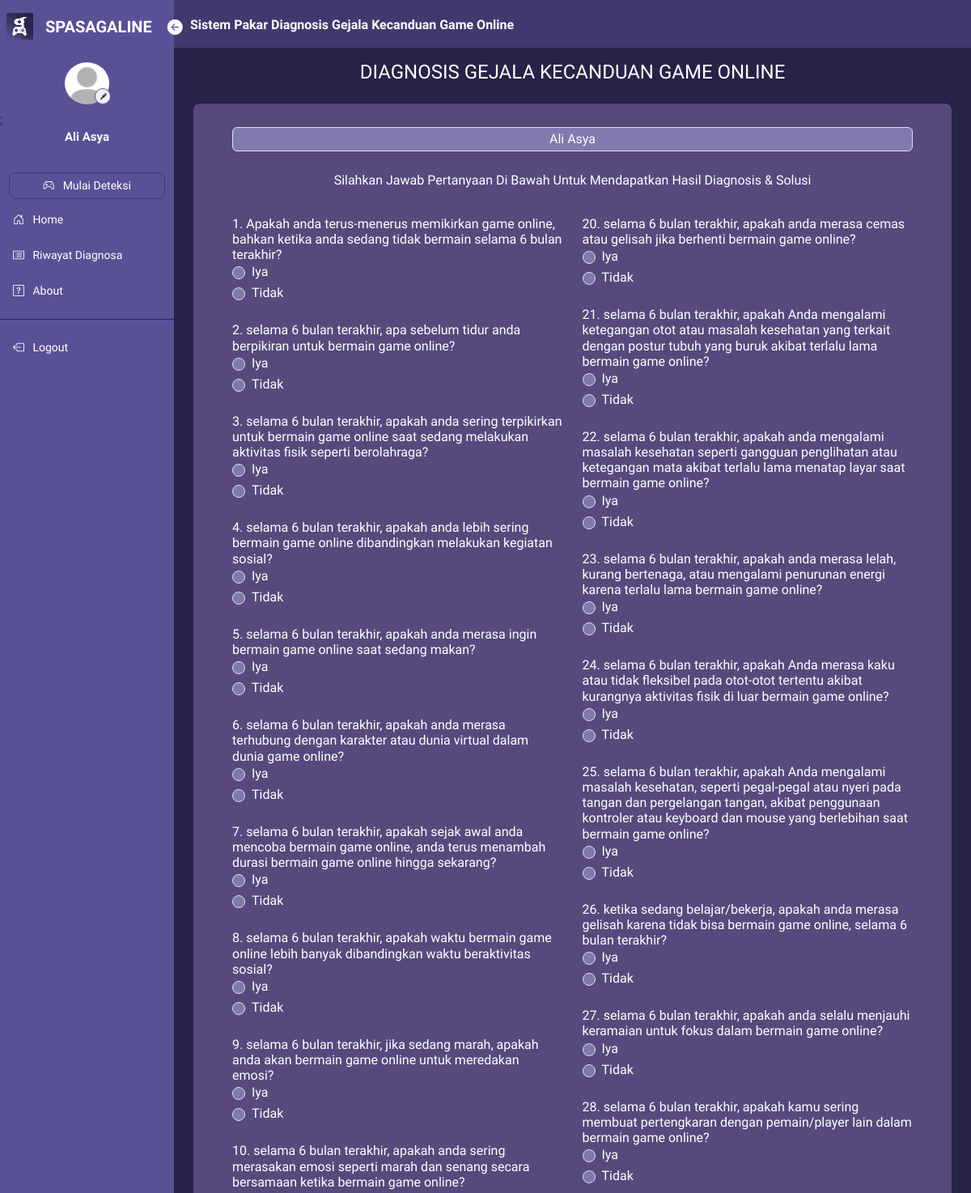
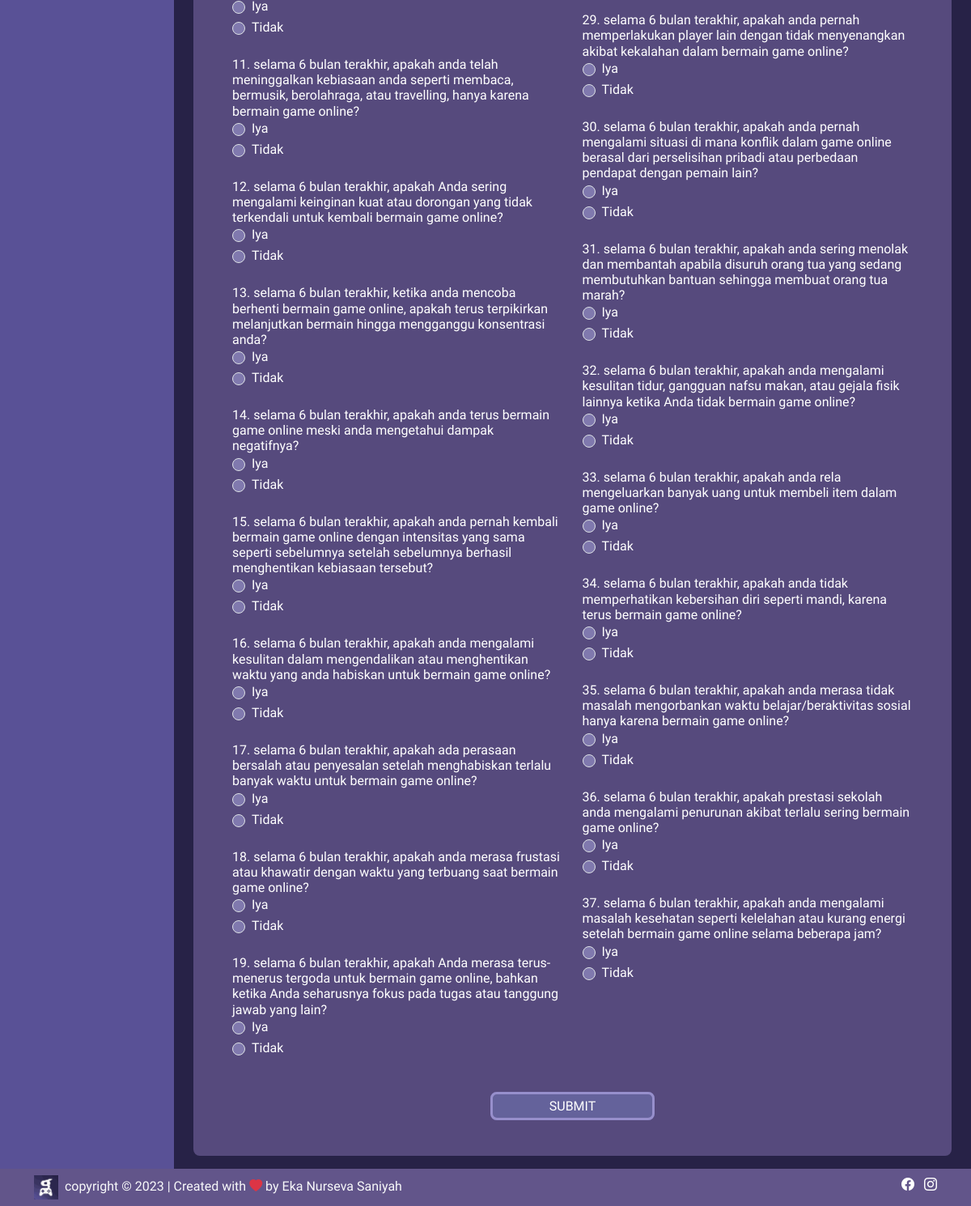
The page /diagnosa/index.php (signed in) on the database as committed earlier (2 pictures, top to bottom).
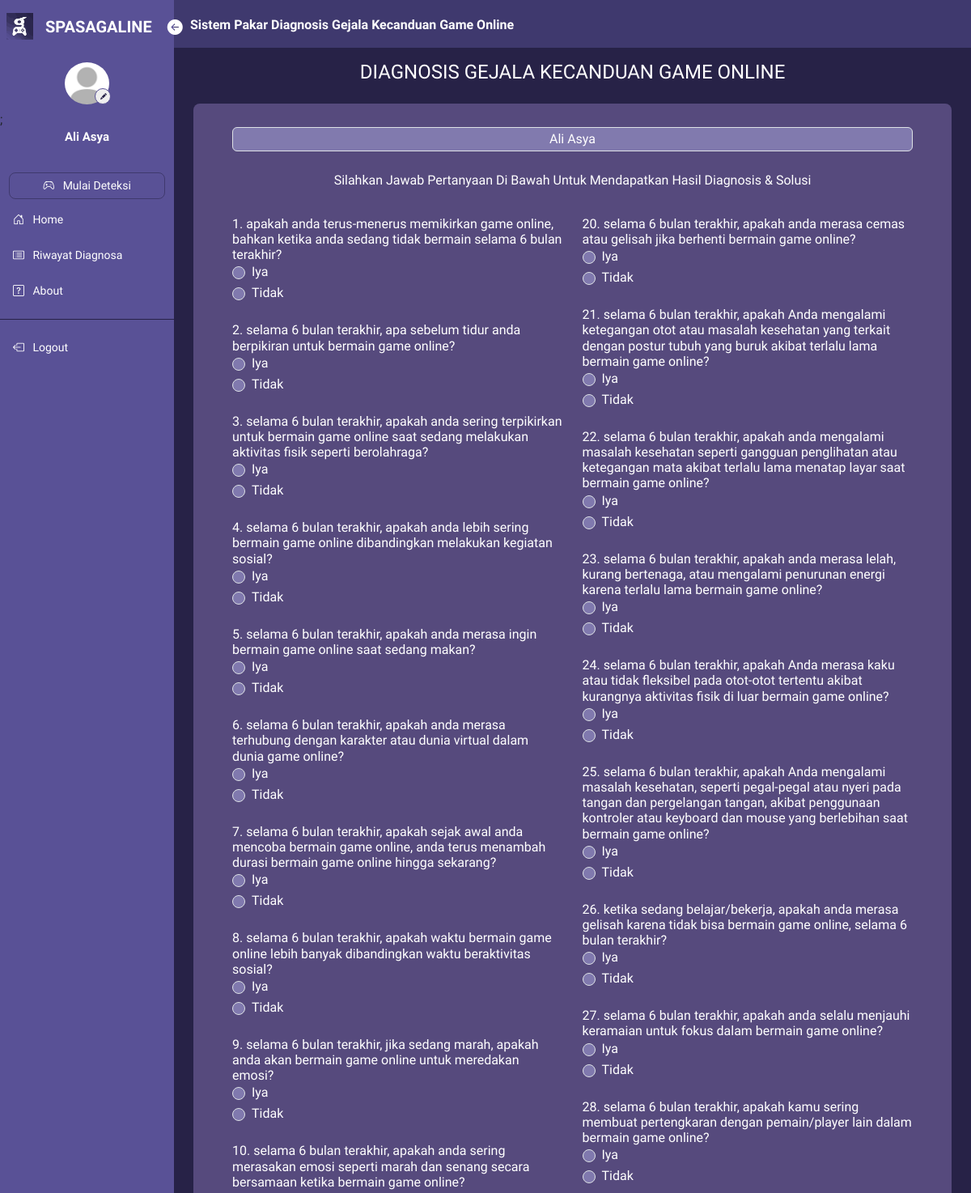
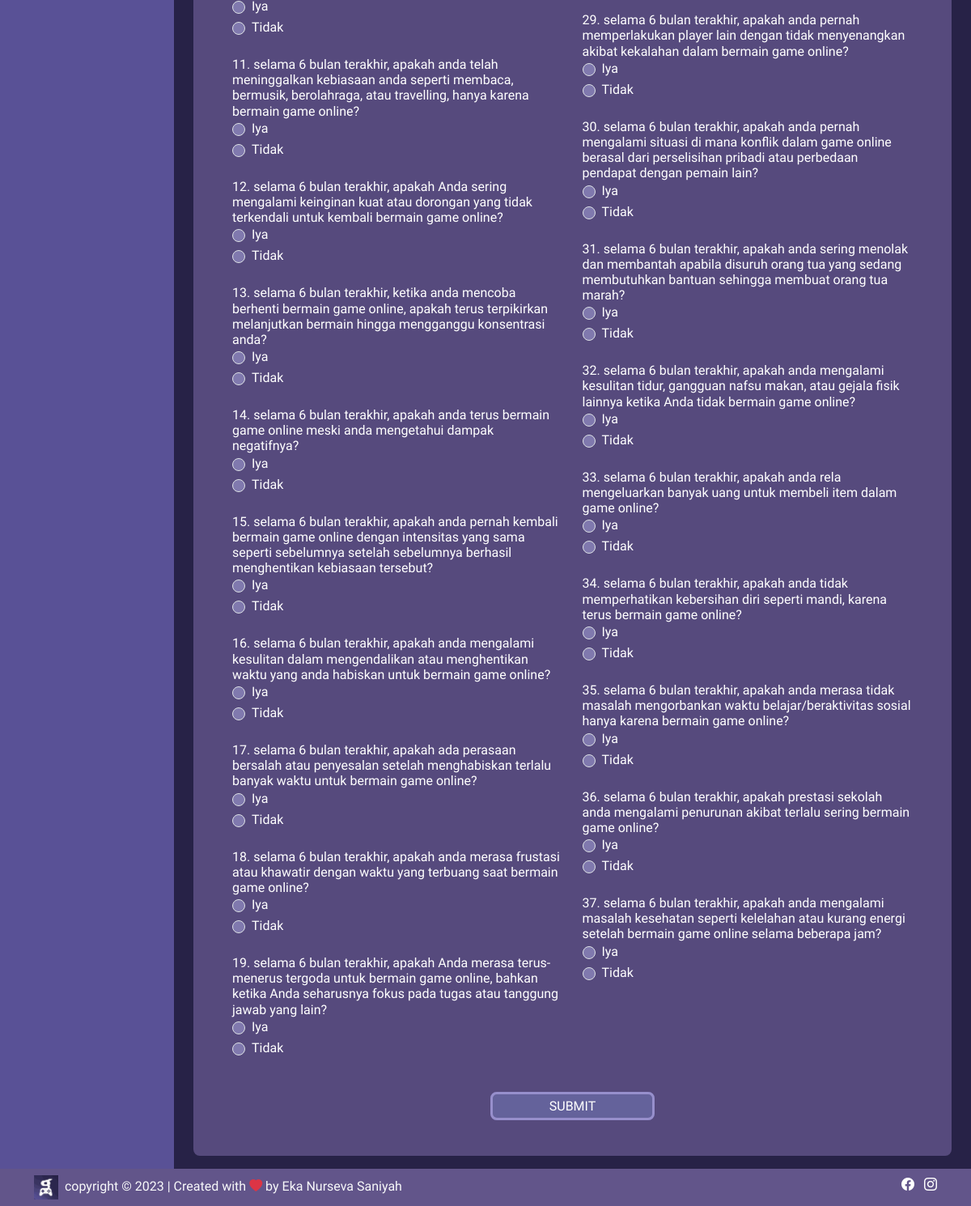
The same page on the database as committed later (2 pictures, top to bottom).
### tables this page shows
CREATE TABLE `user` (
  `iduser` int(11) NOT NULL,
  `nama` varchar(50) NOT NULL,
  `username` varchar(45) NOT NULL,
  `password` varchar(100) NOT NULL,
  `email` varchar(50) NOT NULL,
  `foto` varchar(50) NOT NULL,
  `level` varchar(30) NOT NULL
);

CREATE TABLE `pertanyaan` (
  `idpertanyaan` int(11) NOT NULL,
  `kode_pertanyaan` varchar(20) NOT NULL,
  `text_pertanyaan` text NOT NULL,
  `idindikator` int(11) NOT NULL
);

### controller/controller_main.php (called while the page is built, shortened)
<?php
$conn = mysqli_connect("localhost", "root", "", "spasagaline");
function query($query)
{
    global $conn;
    $result = mysqli_query($conn, $query);
    $rows = [];
    while ($row = mysqli_fetch_assoc($result)) {
        $rows[] = $row;
    }
    return $rows;
}
function jumlah_data($data)
{
    global $conn;
    $query = mysqli_query($conn, $data);
    $jumlah_data = mysqli_num_rows($query);
    return $jumlah_data;
}
function dekripsi($kata)
{
    $string = base64_decode($kata);
    $key = substr($string, 0, 44);
    $enkripsi = substr($string, 44);
    $hasil = openssl_decrypt($enkripsi, 'AES-256-CBC', $key, 0, substr($key, 0, 16));
    return $hasil;
}
?>

### diagnosa/index.php (the view, shortened to what this page needs)
<?php
$id = dekripsi($_COOKIE['SPASAGALINENS']);
$user = query("SELECT * FROM user WHERE iduser = $id")[0];
$jumlah_pertanyaan = jumlah_data("SELECT * FROM pertanyaan");
$jumper1 = ceil($jumlah_pertanyaan / 2);
$jumper2 = $jumlah_pertanyaan - $jumper1;
$pertanyaan1 = query("SELECT * FROM pertanyaan LIMIT $jumper1");
$pertanyaan2 = query("SELECT * FROM pertanyaan LIMIT $jumper2 OFFSET $jumper1");
?>
<html lang="en">
<head>
    <link href="https://cdn.jsdelivr.net/npm/bootstrap@5.3.0/dist/css/bootstrap.min.css" rel="stylesheet"
>
    <link rel="stylesheet" href="https://cdn.jsdelivr.net/npm/bootstrap-icons@1.10.5/font/bootstrap-icons.css">
    <link rel="stylesheet" href="../style.css">
</head>
<body>
    <div class="main-container d-flex">
        <?php
        if ($user['level'] === "User" || $user['level'] === "Ortu") {
            require_once('../sidenav/sidebar_user.php');
        } elseif ($user['level'] === "Admin") {
            require_once('../sidenav/sidebar.php');
        } else {
            echo "Error: Peran pengguna tidak valid.";
        }
        ?>
        <div class="content">
            <?php
            require_once('../sidenav/navbar.php');
            ?>
            <div class="contents px-4 py-3">
                <h4 class="text-white text-center pb-3">DIAGNOSIS GEJALA KECANDUAN GAME ONLINE</h4>
                <div class="tabel text-white px-5 py-4">
                    <form method="post" action="">
                        <div class="row pb-2 d-flex justify-content-center">
                            <div class="col-12">
                                <input style="height: 30px;" type="text" readonly id="nama" value="<?= $user['nama']; ?>"
                                    class="form-control fw-medium text-center">
                            </div>
                        </div>
                        <p class="text-center py-3">Silahkan Jawab Pertanyaan Di Bawah Untuk Mendapatkan Hasil Diagnosis & Solusi</p>
                        <div class="row">
                            <div class="col-6">
                                <?php
                                $i = 1;
                                foreach ($pertanyaan1 as $p1):
                                    ?>
                                    <h6 class="m-0 fw-medium">
                                        <?= $i; ?>.
                                        <?= $p1['text_pertanyaan']; ?>
                                    </h6>
                                    <div class="form-check">
                                        <input class="form-check-input" type="radio" value="1"
                                            id="<?= 'iya_' . $p1['kode_pertanyaan']; ?>"
                                            name="<?= $p1['kode_pertanyaan']; ?>" required>
                                        <label class="form-check-label" for="<?= 'iya_' . $p1['kode_pertanyaan']; ?>">
                                            Iya
                                        </label>
                                    </div>
                                    <div class="form-check mb-4">
                                        <input class="form-check-input" type="radio" value="0.5"
                                            id="<?= 'tidak_' . $p1['kode_pertanyaan']; ?>"
                                            name="<?= $p1['kode_pertanyaan']; ?>" required>
                                        <label class="form-check-label" for="<?= 'tidak_' . $p1['kode_pertanyaan']; ?>">
                                            Tidak
                                        </label>
                                    </div>
                                    <?php
                                    $i++;
                                endforeach;
                                ?>
                            </div>
                            <div class="col-6">
                                <?php foreach ($pertanyaan2 as $p2):
                                    ?>
                                    <h6 class="m-0 fw-medium">
                                        <?= $i; ?>.
                                        <?= $p2['text_pertanyaan']; ?>
                                    </h6>
                                    <div class="form-check">
                                        <input class="form-check-input" type="radio" value="1"
                                            id="<?= 'iya_' . $p2['kode_pertanyaan']; ?>"
                                            name="<?= $p2['kode_pertanyaan']; ?>" required>
                                        <label class="form-check-label" for="<?= 'iya_' . $p2['kode_pertanyaan']; ?>">
                                            Iya
                                        </label>
                                    </div>
                                    <div class="form-check  mb-4">
                                        <input class="form-check-input" type="radio" value="0.5"
                                            id="<?= 'tidak_' . $p2['kode_pertanyaan']; ?>"
                                            name="<?= $p2['kode_pertanyaan']; ?>" required>
                                        <label class="form-check-label" for="<?= 'tidak_' . $p2['kode_pertanyaan']; ?>">
                                            Tidak
                                        </label>
                                    </div>
                                    <?php
                                    $i++;
                                endforeach;
                                ?>
                            </div>
                        </div>
                        <div class="submit text-center pt-4 btn-long">
                            <a href="../hasil" class="fw-medium text-decoration-none">
                                <button style="border: none; background: none; font-weight: 500;" type="submit"
                                    name="submit_hitung">SUBMIT</button>
                            </a>
                        </div>
                    </form>
                </div>
            </div>
        </div>
    </div>
    <?php
    require_once('../sidenav/footer.php');
    ?>
</body>
</html>

### sidenav/sidebar_user.php (shortened to what this page needs)
<div class="sidebar" id="side_nav">
    <div class="header-box px-2 pt-3 pb-3 d-flex">
        <img src="../img/Logo.png" alt="logo spasagaline">
        <span class="fs-5 fw-bold text-white" style="margin-top: 1.6px;">SPASAGALINE</span>
        <button id="btnside" class="btn px-0 py-0 text-white btn-open">
            <i class="bi bi-arrow-left-circle-fill"></i>
        </button>
    </div>
    <div class="profil">
        <img src="../profil/<?= $user['foto']; ?>" class="rounded-circle" alt="profi">
        <a href="../pengguna/profil.php"><button class="rounded-circle"><i class="bi bi-pencil-fill"></i></button></a>;
        <h1>
            <?= $user['nama']; ?>
        </h1>
    </div>
    <ul class="list-unstyled pt-2 fw-medium">
        <li class="">
            <?php
            if ($user['level'] === "User") {
                echo '<a href="../diagnosa" class="text-decoration-none d-block text-center">
                        <i class="bi bi-controller"></i>
                        <span>Mulai Deteksi</span>
                      </a>';
            } else {
                echo '<a type="button" class="text-decoration-none d-block text-center" data-bs-toggle="modal" data-bs-target="#deteksi">Mulai Deteksi</a>';
            }
            ?>
        </li>
        <li class="">
            <a href="../pengguna" class="text-decoration-none d-block">
                <i class="bi bi-house-door"></i>
                <span>Home</span>
            </a>
        </li>
        <li class="">
            <a href="../riwayat/riwayat.php" class="text-decoration-none d-block">
                <i class="bi bi-card-list"></i>
                <span>Riwayat Diagnosa</span>
            </a>
        </li>
        <li class="">
            <a href="../about" class="text-decoration-none d-block">
                <i class="bi bi-question-square"></i>
                <span>About</span>
            </a>
        </li>
    </ul>
    <hr class="hr-color">
    <ul class="list-unstyled fw-medium">
        <li>
            <a href="../logout.php" class="text-decoration-none d-block">
                <i class="bi bi-box-arrow-left"></i>
                <span>Logout</span>
            </a>
        </li>
    </ul>
</div>

### sidenav/navbar.php (shortened to what this page needs)
<nav class="navbar navbar-expand-lg">
    <div class="container-fluid">
        <div class="collapse navbar-collapse" id="navbarSupportedContent">
            <ul class="navbar-nav mb-2 mb-lg-0">
                <li class="nav-item">
                    <a class="nav-link active text-white fw-semibold" aria-current="page">Sistem Pakar
                        Diagnosis Gejala Kecanduan Game Online</a>
                </li>
            </ul>
        </div>
    </div>
</nav>

### sidenav/footer.php
<footer class="p-2 py-1" style="background: rgba(157, 136, 206, 0.5); display: block; width: 100%;">
    <div class="container">
        <div class="row d-flex justify-content-center">
            <div class="col-md-6 text-md-start text-center py-1">
                <a href="" style="text-decoration: none;">
                    <img src="../img/Logo.png" style="width: 30px">
                </a>
                <span class="text-light ps-1">copyright &copy; 2023 | Created with
                    <i class="bi bi-heart-fill text-danger"></i> by
                    <a href="https://www.youtube.com/channel/UCgQET7NJLLHyx_frhfibPNA"
                        class="text-decoration-none text-light fw-medium">
                        Eka Nurseva Saniyah
                    </a>
                </span>
            </div>
            <div class="col-md-6 text-md-end text-center py-1">
                <a href="https://web.facebook.com/eka.n.saniyah/" target="_blank" style="text-decoration: none;">
                    <i class="bi bi-facebook ms-2" style="color: white;"></i>
                </a>
                <a href="https://www.instagram.com/ekanurseva/" target="_blank" style="text-decoration: none;">
                    <i class="bi bi-instagram ms-2" style="color: white;"></i>
                </a>
            </div>
        </div>
    </div>
</footer>

### style.css (style rules this page uses)
* { font-family: "Chakra Petch", sans-serif; }
body { background: #272247; margin: 0; padding: 0; border: 0; }
.content { min-height: 100vh; width: 100%; }
.sidebar { background: #595196; min-width: 215px; max-width: 215px; z-index: 1; transition: all ease-in 0.3s; }
hr.hr-color { color: #272247; opacity: 1; }
.sidebar ul { padding: 0 11px; }
.sidebar li { margin: 7px 0; }
.sidebar li a { color: white; padding: 8px 5px; font-size: 14px; margin-left: 0; }
.sidebar .header-box img { width: 33px; height: 33px; margin-right: 15px; }
.sidebar li a.text-center { border: solid rgb(39, 34, 71, 0.5) 0.3px; border-radius: 8px; padding: 5px 0; }
.sidebar li i { margin-right: 7px; }
.sidebar .profil img { width: 55px; height: 66px; margin-left: auto; margin-right: auto; padding: 7px 0; display: block; transition: all ease-in 0.3s; object-fit: cover; }
.sidebar .profil h1 { font-weight: 700; font-size: 15px; color: #ffff; text-align: center; margin-bottom: 20px; }
.sidebar .profil button { border: 1.5px solid #595196; position: absolute; margin-top: -27px; margin-left: 117px; width: 20px; height: 20px; }
.sidebar .profil button i { font-size: 8px; color: #272247; }
.sidebar #btnside { margin-top: 17px; transform: translateY(-50%); margin-left: 18px; font-size: 19px; }
.content .navbar { background: rgb(89, 81, 150, 0.5); }
.content .navbar li a { margin-top: 3px; }
.content .contents a { border: solid #978fcc; border-radius: 8px; padding: 5px 35px; background: rgb(121, 134, 199, 0.4); color: #ffffff; }
.contents .tombol button, .contents .submit a button { border: solid #978fcc; border-radius: 8px; padding: 4px 35px; background: rgb(121, 134, 199, 0.4); color: #ffffff; margin-top: -6.5px; }
.content .contents .tabel { border-radius: 8px; overflow: hidden; background: rgba(157, 136, 206, 0.4); }
.contents .tabel input, .contents .tabel textarea, .contents .tabel select { background: rgb(193, 193, 248, 0.4); margin-top: 5px; color: white; }
.contents .tabel .btn-long { padding: 5px 150px; }

Rows that differ between the two databases and show on the page:
changed pertanyaan: text_pertanyaan "Apakah anda terus-menerus memikirkan game online, bahkan ketika anda sedang tidak bermain selama 6 bulan terakhir?" → "apakah anda terus-menerus memikirkan game online, bahkan ketika anda sedang tidak bermain selama 6 bulan terakhir?"
